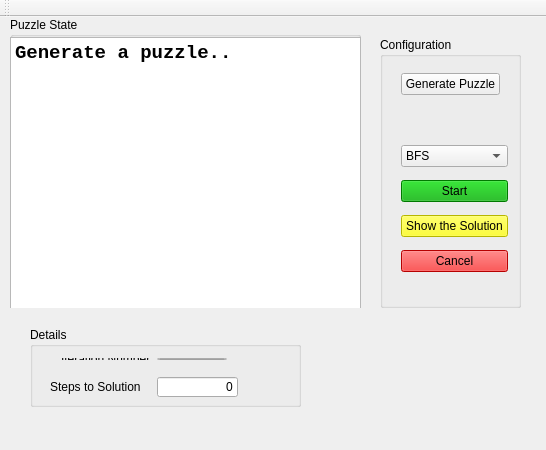
<?xml version="1.0" encoding="UTF-8"?>
<ui version="4.0">
 <class>MainWindow</class>
 <widget class="QMainWindow" name="MainWindow">
  <property name="geometry">
   <rect>
    <x>0</x>
    <y>0</y>
    <width>546</width>
    <height>450</height>
   </rect>
  </property>
  <property name="windowTitle">
   <string>N-Puzzle Solver</string>
  </property>
  <widget class="QWidget" name="centralWidget">
   <widget class="QGroupBox" name="groupBox">
    <property name="geometry">
     <rect>
      <x>10</x>
      <y>0</y>
      <width>351</width>
      <height>291</height>
     </rect>
    </property>
    <property name="title">
     <string>Puzzle State</string>
    </property>
    <widget class="QPlainTextEdit" name="edit_puzzleState">
     <property name="geometry">
      <rect>
       <x>0</x>
       <y>20</y>
       <width>351</width>
       <height>281</height>
      </rect>
     </property>
     <property name="font">
      <font>
       <family>Courier New</family>
       <pointsize>14</pointsize>
       <weight>75</weight>
       <bold>true</bold>
      </font>
     </property>
     <property name="cursor" stdset="0">
      <cursorShape>IBeamCursor</cursorShape>
     </property>
     <property name="plainText">
      <string>Generate a puzzle..</string>
     </property>
    </widget>
   </widget>
   <widget class="QGroupBox" name="groupBox_2">
    <property name="geometry">
     <rect>
      <x>380</x>
      <y>20</y>
      <width>141</width>
      <height>271</height>
     </rect>
    </property>
    <property name="title">
     <string>Configuration</string>
    </property>
    <widget class="QWidget" name="layoutWidget">
     <property name="geometry">
      <rect>
       <x>10</x>
       <y>20</y>
       <width>121</width>
       <height>54</height>
      </rect>
     </property>
     <layout class="QVBoxLayout" name="verticalLayout">
      <item>
       <widget class="QPushButton" name="button_generatePuzzle">
        <property name="text">
         <string>Generate Puzzle</string>
        </property>
       </widget>
      </item>
     </layout>
    </widget>
    <widget class="QWidget" name="layoutWidget">
     <property name="geometry">
      <rect>
       <x>10</x>
       <y>90</y>
       <width>129</width>
       <height>164</height>
      </rect>
     </property>
     <layout class="QVBoxLayout" name="verticalLayout_2">
      <item>
       <widget class="QComboBox" name="combo_chooseMethod">
        <item>
         <property name="text">
          <string>BFS</string>
         </property>
        </item>
        <item>
         <property name="text">
          <string>DFS</string>
         </property>
        </item>
        <item>
         <property name="text">
          <string>A* Search H1</string>
         </property>
        </item>
        <item>
         <property name="text">
          <string>A* Search H2</string>
         </property>
        </item>
        <item>
         <property name="text">
          <string>A* Search H3</string>
         </property>
        </item>
        <item>
         <property name="text">
          <string>Iterative Deeping</string>
         </property>
        </item>
       </widget>
      </item>
      <item>
       <widget class="QPushButton" name="button_start">
        <property name="styleSheet">
         <string notr="true">background-color: rgb(0, 170, 0);
</string>
        </property>
        <property name="text">
         <string>Start</string>
        </property>
        <property name="checkable">
         <bool>true</bool>
        </property>
       </widget>
      </item>
      <item>
       <widget class="QPushButton" name="button_showTheSol">
        <property name="styleSheet">
         <string notr="true">background-color: rgb(255, 255, 0);</string>
        </property>
        <property name="text">
         <string>Show the Solution</string>
        </property>
       </widget>
      </item>
      <item>
       <widget class="QPushButton" name="button_cancel">
        <property name="styleSheet">
         <string notr="true">background-color: rgb(255, 0, 0);</string>
        </property>
        <property name="text">
         <string>Cancel</string>
        </property>
       </widget>
      </item>
     </layout>
    </widget>
   </widget>
   <widget class="QGroupBox" name="groupBox_3">
    <property name="geometry">
     <rect>
      <x>30</x>
      <y>310</y>
      <width>271</width>
      <height>80</height>
     </rect>
    </property>
    <property name="title">
     <string>Details</string>
    </property>
    <widget class="QWidget" name="layoutWidget">
     <property name="geometry">
      <rect>
       <x>20</x>
       <y>20</y>
       <width>188</width>
       <height>24</height>
      </rect>
     </property>
     <layout class="QHBoxLayout" name="horizontalLayout">
      <item>
       <widget class="QLabel" name="label">
        <property name="text">
         <string>Iteration Number</string>
        </property>
       </widget>
      </item>
      <item>
       <widget class="QLineEdit" name="edit_iterationNumber">
        <property name="text">
         <string>0</string>
        </property>
        <property name="alignment">
         <set>Qt::AlignRight|Qt::AlignTrailing|Qt::AlignVCenter</set>
        </property>
       </widget>
      </item>
     </layout>
    </widget>
    <widget class="QLabel" name="label_2">
     <property name="geometry">
      <rect>
       <x>20</x>
       <y>50</y>
       <width>101</width>
       <height>20</height>
      </rect>
     </property>
     <property name="text">
      <string>Steps to Solution</string>
     </property>
    </widget>
    <widget class="QLineEdit" name="edit_step2sol">
     <property name="geometry">
      <rect>
       <x>127</x>
       <y>50</y>
       <width>81</width>
       <height>20</height>
      </rect>
     </property>
     <property name="text">
      <string>0</string>
     </property>
     <property name="alignment">
      <set>Qt::AlignRight|Qt::AlignTrailing|Qt::AlignVCenter</set>
     </property>
    </widget>
   </widget>
  </widget>
  <widget class="QMenuBar" name="menuBar">
   <property name="geometry">
    <rect>
     <x>0</x>
     <y>0</y>
     <width>546</width>
     <height>26</height>
    </rect>
   </property>
  </widget>
  <widget class="QToolBar" name="mainToolBar">
   <attribute name="toolBarArea">
    <enum>TopToolBarArea</enum>
   </attribute>
   <attribute name="toolBarBreak">
    <bool>false</bool>
   </attribute>
  </widget>
 </widget>
 <layoutdefault spacing="6" margin="11"/>
 <resources/>
 <connections/>
</ui>
